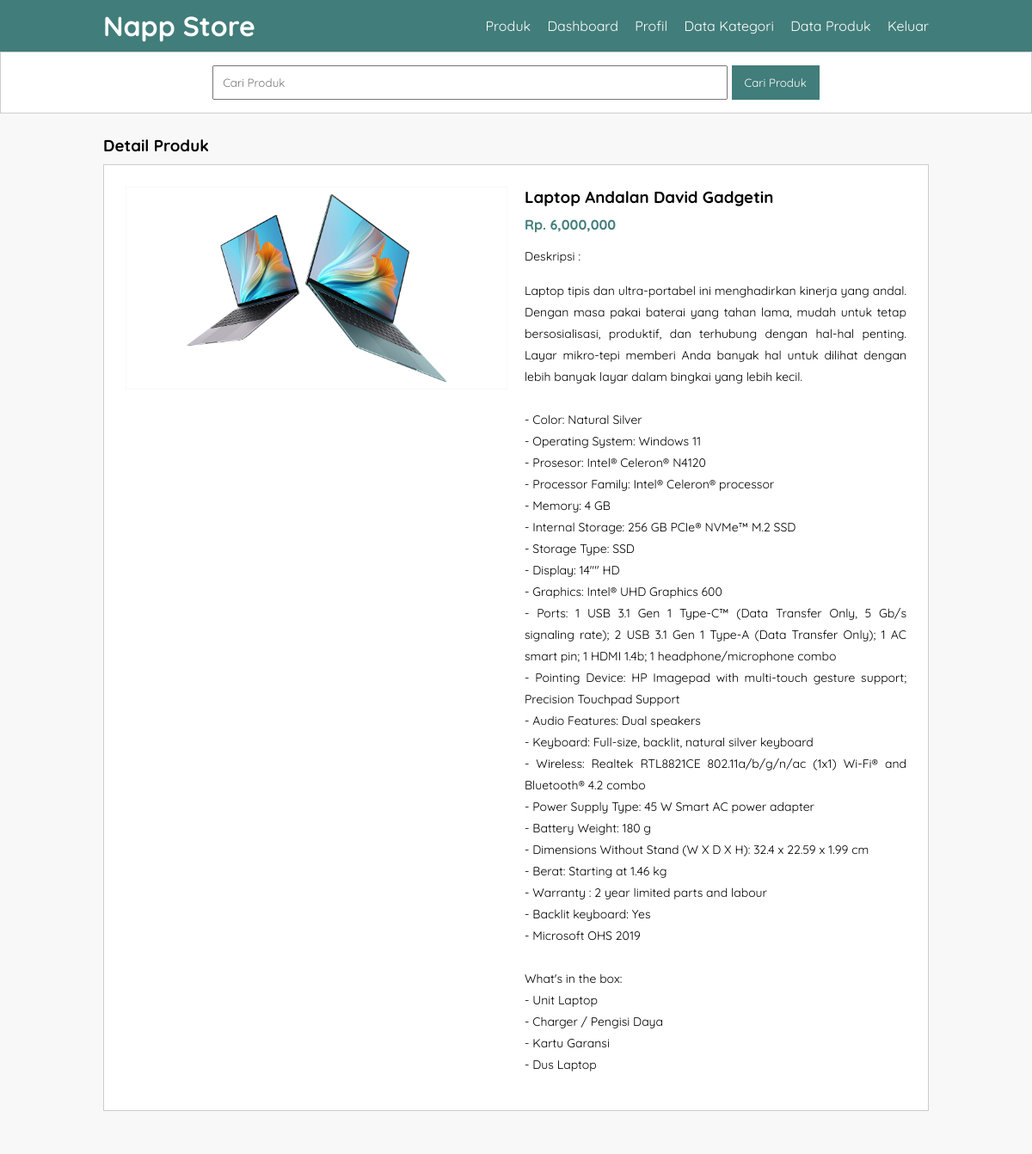
/detail-produk.php?id=6, run on the app's committed database.
### tables this page shows
CREATE TABLE `tb_product` (
  `product_id` int(11) NOT NULL,
  `category_id` int(11) NOT NULL,
  `product_name` varchar(100) NOT NULL,
  `product_price` int(11) NOT NULL,
  `product_description` text NOT NULL,
  `product_image` varchar(100) NOT NULL,
  `product_status` tinyint(1) NOT NULL,
  `data_created` timestamp NOT NULL DEFAULT current_timestamp()
);

### detail-produk.php (the view, shortened to what this page needs)
<?php
	include 'db.php';
	$produk = mysqli_query($conn, "SELECT * FROM tb_product WHERE product_id = '".$_GET['id']."' ");
	$p = mysqli_fetch_object($produk);
?>
<!DOCTYPE html>
<html>
<head>
	<link rel="stylesheet" type="text/css" href="css/style.css">
</head>
<body>
	<header>
		<div class="container">
			<h1><a href="index.php">Napp Store</a></h1>
			<ul>
				<li><a href="produk.php">Produk</a></li>
				<li><a href="dashboard.php">Dashboard</a></li>
				<li><a href="profil.php">Profil</a></li>
				<li><a href="data-kategori.php">Data Kategori</a></li>
				<li><a href="data-produk.php">Data Produk</a></li>
				<li><a href="keluar.php">Keluar</a></li>
			</ul>
		</div>
	</header>
	<div class="search">
		<div class="container">
			<form action="produk.php">
				<input type="text" name="search" placeholder="Cari Produk" value="<?php echo $_GET['search'] ?>">
				<input type="submit" name="cari" value="Cari Produk">
			</form>
		</div>
	</div>
	<div class="section">
		<div class="container">
			<h3>Detail Produk</h3>
			<div class="box">
				<div class="col-2">
					<img src="produk/<?php echo $p->product_image ?>" width="100%">
				</div>
				<div class="col-2">
					<h3><?php echo $p->product_name ?></h3>
					<h4>Rp. <?php echo number_format($p->product_price) ?></h4>
					<p>Deskripsi :<br>
						<?php echo $p->product_description ?>
					</p>
				</div>
			</div>
		</div>
	</div>
</body>
</html>

### css/style.css (style rules this page uses)
* { padding:0; margin:0; font-family: 'Quicksand', sans-serif; }
body { background-color: #f8f8f8; }
a { color: inherit; text-decoration: none; }
header { background-color: #417D7A; color: #fff; }
header h1 { float: left; padding:10px 0; }
header ul { float: right; }
header ul li { display: inline-block; }
header ul li a { padding:20px 0 20px 15px; display: inline-block; }
.container { width: 80%; margin:0 auto; }
.container:after { content: ''; display: block; clear: both; }
.section { padding:25px 0; }
.box { background-color: #fff; border:1px solid #ccc; padding:15px; box-sizing: border-box; margin:10px 0 25px 0; }
.box:after { content: ''; display: block; clear: both; }
.search { padding:15px 0; background-color: #fff; border:1px solid #ccc; text-align: center; }
.search input[type=text] { width: 60%; padding:10px; }
.search input[type=submit] { padding:12px 15px; background-color: #417D7A; color:#fff; border:none; cursor: pointer; }
.col-2 { width: 50%; min-height: 200px; padding:10px; box-sizing: border-box; float: left; }
.col-2 img { border:1px solid #f9f9f9; padding:5px; box-sizing: border-box; }
.col-2 h3 { margin-bottom: 10px; }
.col-2 h4 { color: #417D7A; }
.col-2 p { margin:15px 0; text-align: justify; line-height: 25px; font-size:14px; }

### data on the page
tb_product: product_image (picture), product_name "Laptop Andalan David Gadgetin", product_price "6,000,000", product_description "Laptop tipis dan ultra-portabel ini menghadirkan kinerja yang andal. Dengan masa pakai baterai yang tahan lama, mudah untuk tetap bersosialisasi, produktif, dan terhubung dengan hal-hal penting. Layar mikro-tepi memberi Anda banyak hal untuk dilihat dengan lebih banyak layar dalam bingkai yang lebih kecil. - Color: Natural Silver - Operating System: Windows 11 - Prosesor: Intel® Celeron® N4120 - Processor Family: Intel® Celeron® processor - Memory: 4 GB - Internal Storage: 256 GB PCIe® NVMe™ M.2 SSD - Storage Type: SSD - Display: 14\"\" HD - Graphics: Intel® UHD Graphics 600 - Ports: 1 USB 3.1 Gen 1 Type-C™ (Data Transfer Only, 5 Gb/s signaling rate); 2 USB 3.1 Gen 1 Type-A (Data Transfer…"
